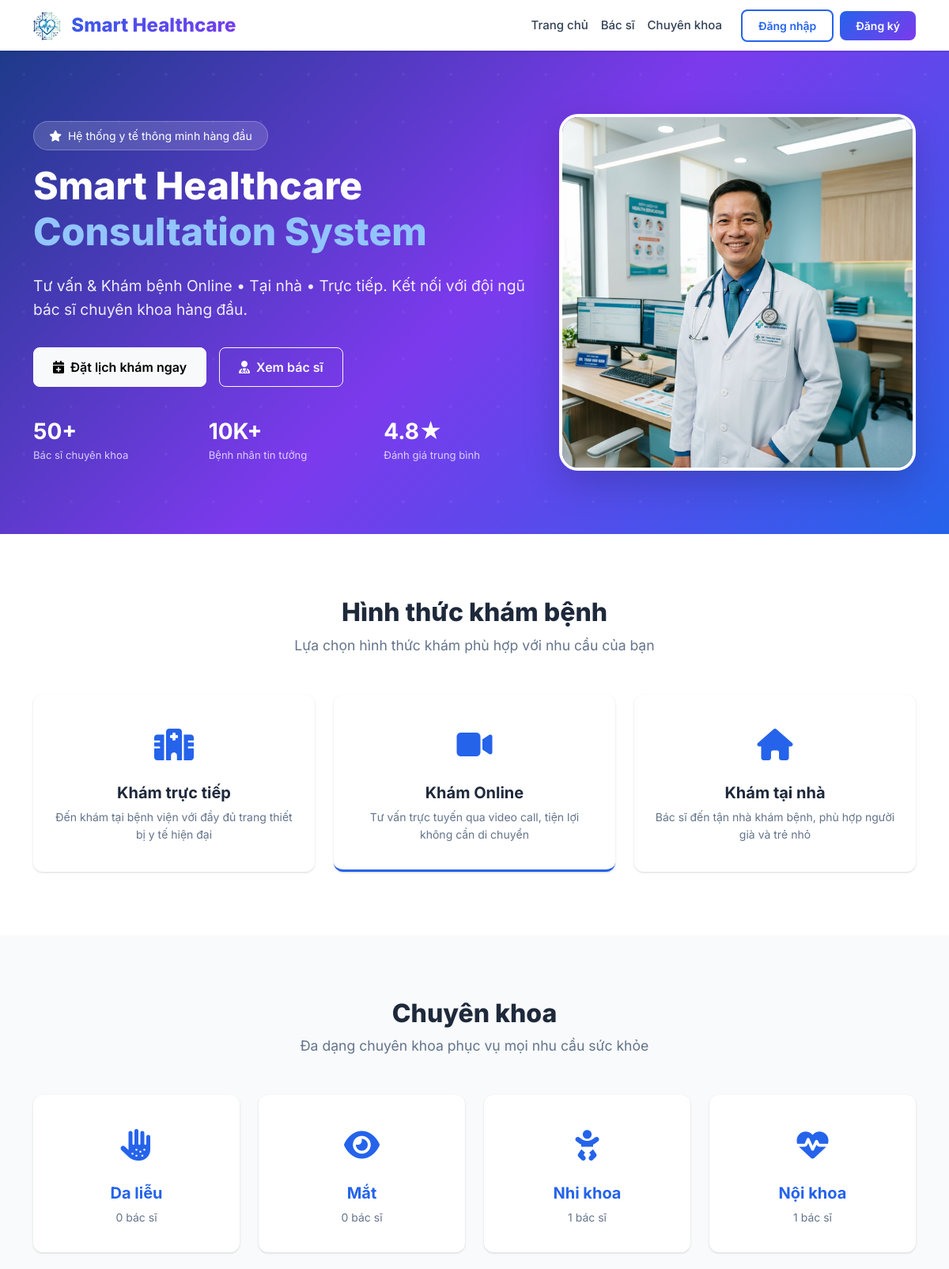
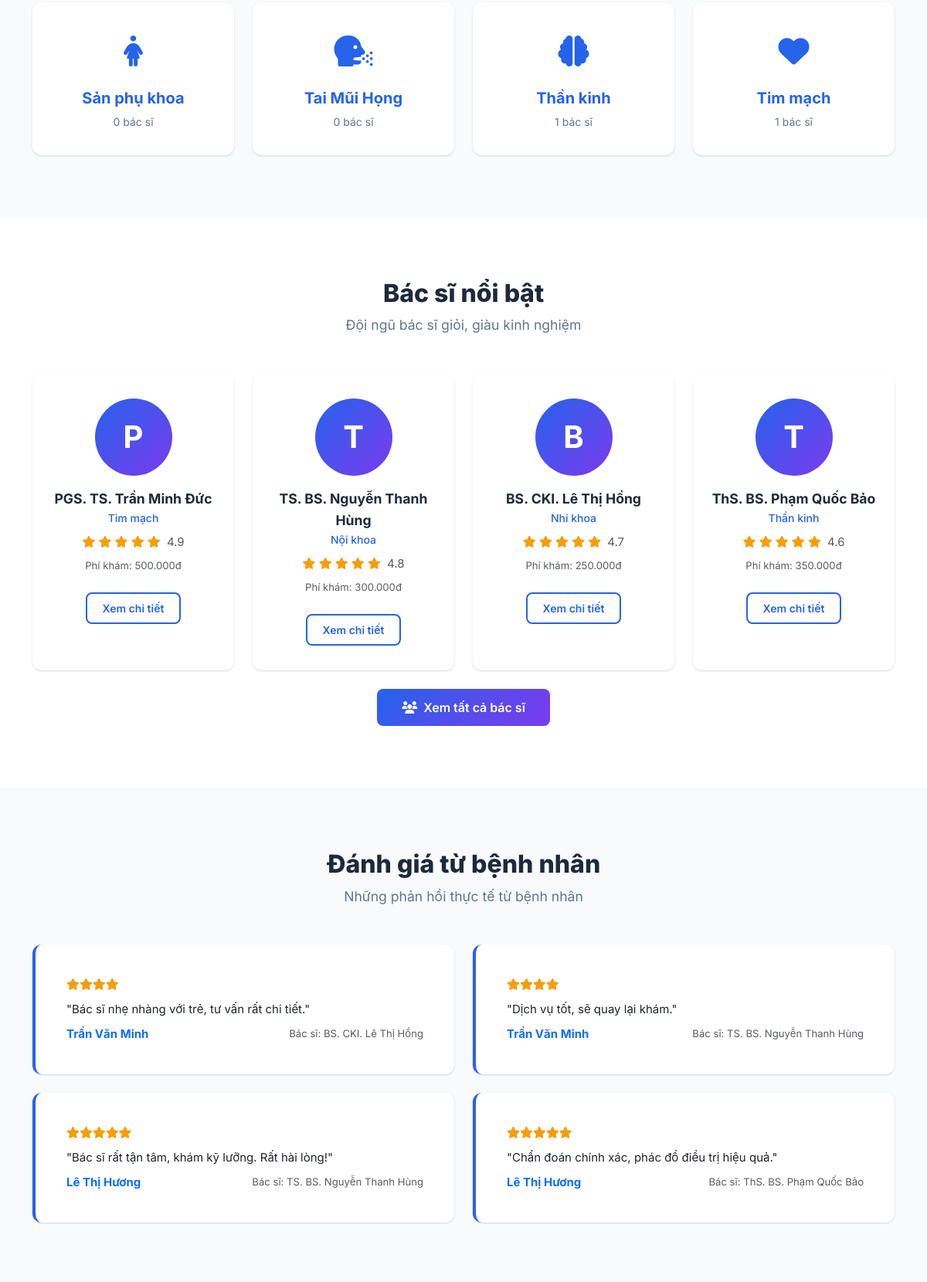
The page / (upper part) on the database its author committed (2 pictures, top to bottom).
### tables this page shows
CREATE TABLE specialties (
    id INT AUTO_INCREMENT PRIMARY KEY,
    name VARCHAR(255) NOT NULL,
    description TEXT DEFAULT NULL,
    icon VARCHAR(100) DEFAULT 'fas fa-stethoscope',
    status ENUM('active','inactive') DEFAULT 'active',
    created_at TIMESTAMP DEFAULT CURRENT_TIMESTAMP,
    updated_at TIMESTAMP DEFAULT CURRENT_TIMESTAMP ON UPDATE CURRENT_TIMESTAMP
);

CREATE TABLE doctors (
    id INT AUTO_INCREMENT PRIMARY KEY,
    user_id INT NOT NULL UNIQUE,
    specialty_id INT DEFAULT NULL,
    qualification VARCHAR(500) DEFAULT NULL,
    experience_years INT DEFAULT 0,
    bio TEXT DEFAULT NULL,
    consultation_fee DECIMAL(12,2) DEFAULT 0.00,
    rating DECIMAL(3,2) DEFAULT 0.00,
    status ENUM('active','inactive') DEFAULT 'active',
    created_at TIMESTAMP DEFAULT CURRENT_TIMESTAMP,
    updated_at TIMESTAMP DEFAULT CURRENT_TIMESTAMP ON UPDATE CURRENT_TIMESTAMP,
    INDEX idx_doctors_specialty (specialty_id),
    FOREIGN KEY (user_id) REFERENCES users(id) ON DELETE CASCADE,
    FOREIGN KEY (specialty_id) REFERENCES specialties(id) ON DELETE SET NULL
);

CREATE TABLE users (
    id INT AUTO_INCREMENT PRIMARY KEY,
    role_id INT NOT NULL,
    email VARCHAR(255) NOT NULL UNIQUE,
    password VARCHAR(255) NOT NULL,
    full_name VARCHAR(255) NOT NULL,
    phone VARCHAR(20) DEFAULT NULL,
    avatar VARCHAR(500) DEFAULT NULL,
    status ENUM('active','inactive','banned') DEFAULT 'active',
    created_at TIMESTAMP DEFAULT CURRENT_TIMESTAMP,
    updated_at TIMESTAMP DEFAULT CURRENT_TIMESTAMP ON UPDATE CURRENT_TIMESTAMP,
    INDEX idx_users_email (email),
    INDEX idx_users_role (role_id),
    INDEX idx_users_status (status),
    FOREIGN KEY (role_id) REFERENCES roles(id) ON DELETE RESTRICT
);

CREATE TABLE reviews (
    id INT AUTO_INCREMENT PRIMARY KEY,
    patient_id INT NOT NULL,
    doctor_id INT NOT NULL,
    appointment_id INT NOT NULL,
    rating TINYINT NOT NULL DEFAULT 5,
    comment TEXT DEFAULT NULL,
    created_at TIMESTAMP DEFAULT CURRENT_TIMESTAMP,
    INDEX idx_review_doctor (doctor_id),
    FOREIGN KEY (patient_id) REFERENCES patients(id) ON DELETE CASCADE,
    FOREIGN KEY (doctor_id) REFERENCES doctors(id) ON DELETE CASCADE,
    FOREIGN KEY (appointment_id) REFERENCES appointments(id) ON DELETE CASCADE
);

### app/controllers/HomeController.php (called while the page is built, shortened)
<?php
class HomeController extends Controller
{
    public function index(): void
    {
        $doctorModel = new Doctor();
        $specialtyModel = new Specialty();
        $reviewModel = new Review();
        $this->view('home/index', [
            'title'       => APP_NAME . ' - ' . APP_DESCRIPTION,
            'doctors'     => $doctorModel->topRated(4),
            'specialties' => $specialtyModel->withDoctorCount(),
            'reviews'     => $reviewModel->latestReviews(4),
        ]);
    }
}

### public/index.php (called while the page is built, shortened)
<?php
require_once dirname(__DIR__) . '/config/app.php';
require_once APP_PATH . '/helpers/functions.php';
$url = isset($_GET['url']) ? rtrim($_GET['url'], '/') : '';
$router = new Router();
$router->dispatch($url);

### app/helpers/functions.php (called while the page is built, shortened)
<?php
function e(?string $value): string
{
    return htmlspecialchars($value ?? '', ENT_QUOTES, 'UTF-8');
}
function url(string $path = ''): string
{
    return BASE_URL . $path;
}
function asset(string $path): string
{
    return BASE_URL . '/assets/' . ltrim($path, '/');
}
function format_money($amount): string
{
    return number_format((float)$amount, 0, ',', '.') . 'đ';
}

### app/core/Model.php (called while the page is built, shortened)
<?php
class Model
{
    protected static ?PDO $db = null;
    public static function setDatabase(PDO $pdo): void
    {
        self::$db = $pdo;
    }
    protected function db(): PDO
    {
        return self::$db;
    }
    public function query(string $sql, array $params = []): array
    {
        $stmt = $this->db()->prepare($sql);
        $stmt->execute($params);
        return $stmt->fetchAll();
    }
}

### app/models/Specialty.php (called while the page is built, shortened)
<?php
class Specialty extends Model
{
    public function withDoctorCount(): array
    {
        return $this->query(
            "SELECT s.*, COUNT(d.id) as doctor_count
             FROM specialties s
             LEFT JOIN doctors d ON s.id = d.specialty_id AND d.status = 'active'
             WHERE s.status = 'active'
             GROUP BY s.id
             ORDER BY s.name ASC"
        );
    }
}

### app/models/Doctor.php (called while the page is built, shortened)
<?php
class Doctor extends Model
{
    public function topRated(int $limit = 4): array
    {
        return $this->query(
            "SELECT d.*, u.full_name, u.avatar, s.name as specialty_name
             FROM doctors d
             JOIN users u ON d.user_id = u.id
             LEFT JOIN specialties s ON d.specialty_id = s.id
             WHERE d.status = 'active'
             ORDER BY d.rating DESC LIMIT {$limit}"
        );
    }
}

### app/models/Review.php (called while the page is built, shortened)
<?php
class Review extends Model
{
    public function latestReviews(int $limit = 5): array
    {
        return $this->query(
            "SELECT r.*, up.full_name as patient_name, ud.full_name as doctor_name
             FROM reviews r
             JOIN patients p ON r.patient_id = p.id JOIN users up ON p.user_id = up.id
             JOIN doctors d ON r.doctor_id = d.id JOIN users ud ON d.user_id = ud.id
             ORDER BY r.created_at DESC LIMIT {$limit}"
        );
    }
}

### app/views/home/index.php (the view, shortened to what this page needs)
<section class="hero-section">
    <div class="container position-relative">
        <div class="row align-items-center">
            <div class="col-lg-7">
                <span class="hero-badge"><i class="fas fa-star me-1"></i> Hệ thống y tế thông minh hàng đầu</span>
                <h1>Smart Healthcare <br><span style="color:#93c5fd">Consultation System</span></h1>
                <p>Tư vấn & Khám bệnh Online • Tại nhà • Trực tiếp. Kết nối với đội ngũ bác sĩ chuyên khoa hàng đầu.</p>
                <div class="d-flex gap-3 flex-wrap">
                    <a href="<?= url('/dang-ky') ?>" class="btn btn-light btn-lg px-4"><i class="fas fa-calendar-plus me-2"></i>Đặt lịch khám ngay</a>
                    <a href="<?= url('/bac-si') ?>" class="btn btn-outline-light btn-lg px-4"><i class="fas fa-user-md me-2"></i>Xem bác sĩ</a>
                </div>
                <div class="row mt-4 pt-3">
                    <div class="col-4">
                        <h3 class="fw-bold mb-0">50+</h3><small class="opacity-75">Bác sĩ chuyên khoa</small>
                    </div>
                    <div class="col-4">
                        <h3 class="fw-bold mb-0">10K+</h3><small class="opacity-75">Bệnh nhân tin tưởng</small>
                    </div>
                    <div class="col-4">
                        <h3 class="fw-bold mb-0">4.8★</h3><small class="opacity-75">Đánh giá trung bình</small>
                    </div>
                </div>
            </div>
            <div class="col-lg-5 d-none d-lg-block">
                <div id="heroCarousel" class="carousel slide carousel-fade" data-bs-ride="carousel">
                    <div class="carousel-inner shadow-lg" style="border-radius: 1.5rem; overflow: hidden; border: 4px solid white;">
                        <div class="carousel-item active" data-bs-interval="4000">
                            <img src="<?= asset('images/hero-slide-1.png') ?>" class="d-block w-100" alt="Khám trực tiếp">
                        </div>
                    </div>
                </div>
            </div>
        </div>
    </div>
</section>
<section class="section bg-white">
    <div class="container">
        <div class="text-center">
            <h2 class="section-title">Hình thức khám bệnh</h2>
            <p class="section-subtitle">Lựa chọn hình thức khám phù hợp với nhu cầu của bạn</p>
        </div>
        <div class="row g-4">
            <div class="col-md-4">
                <div class="specialty-card h-100">
                    <div class="icon"><i class="fas fa-hospital"></i></div>
                    <h5>Khám trực tiếp</h5>
                    <p>Đến khám tại bệnh viện với đầy đủ trang thiết bị y tế hiện đại</p>
                </div>
            </div>
            <div class="col-md-4">
                <div class="specialty-card h-100" style="border-bottom:3px solid var(--primary)">
                    <div class="icon"><i class="fas fa-video"></i></div>
                    <h5>Khám Online</h5>
                    <p>Tư vấn trực tuyến qua video call, tiện lợi không cần di chuyển</p>
                </div>
            </div>
            <div class="col-md-4">
                <div class="specialty-card h-100">
                    <div class="icon"><i class="fas fa-home"></i></div>
                    <h5>Khám tại nhà</h5>
                    <p>Bác sĩ đến tận nhà khám bệnh, phù hợp người già và trẻ nhỏ</p>
                </div>
            </div>
        </div>
    </div>
</section>
<section class="section">
    <div class="container">
        <div class="text-center">
            <h2 class="section-title">Chuyên khoa</h2>
            <p class="section-subtitle">Đa dạng chuyên khoa phục vụ mọi nhu cầu sức khỏe</p>
        </div>
        <div class="row g-4">
            <?php foreach ($specialties as $spec): ?>
            <div class="col-6 col-md-3">
                <a href="<?= url('/bac-si?specialty=' . $spec['id']) ?>" class="text-decoration-none">
                    <div class="specialty-card h-100">
                        <div class="icon"><i class="<?= e($spec['icon']) ?>"></i></div>
                        <h5><?= e($spec['name']) ?></h5>
                        <p><?= $spec['doctor_count'] ?? 0 ?> bác sĩ</p>
                    </div>
                </a>
            </div>
            <?php endforeach; ?>
        </div>
    </div>
</section>
<section class="section bg-white">
    <div class="container">
        <div class="text-center">
            <h2 class="section-title">Bác sĩ nổi bật</h2>
            <p class="section-subtitle">Đội ngũ bác sĩ giỏi, giàu kinh nghiệm</p>
        </div>
        <div class="row g-4">
            <?php foreach ($doctors as $doc): ?>
            <div class="col-md-6 col-lg-3">
                <div class="card card-custom doctor-card h-100">
                    <div class="card-body">
                        <div class="doctor-avatar"><?= mb_substr($doc['full_name'], 0, 1) ?></div>
                        <div class="doctor-name"><?= e($doc['full_name']) ?></div>
                        <div class="doctor-specialty"><?= e($doc['specialty_name'] ?? '') ?></div>
                        <div class="doctor-rating">
                            <?php for ($i = 1; $i <= 5; $i++): ?>
                                <i class="fas fa-star<?= $i <= round($doc['rating']) ? '' : '-half-alt' ?>"></i>
                            <?php endfor; ?>
                            <span class="text-muted ms-1"><?= number_format($doc['rating'], 1) ?></span>
                        </div>
                        <p class="text-muted small mt-2">Phí khám: <?= format_money($doc['consultation_fee']) ?></p>
                        <a href="<?= url('/bac-si/' . $doc['id']) ?>" class="btn btn-outline-primary btn-sm mt-2">Xem chi tiết</a>
                    </div>
                </div>
            </div>
            <?php endforeach; ?>
        </div>
        <div class="text-center mt-4">
            <a href="<?= url('/bac-si') ?>" class="btn btn-gradient btn-lg"><i class="fas fa-users me-2"></i>Xem tất cả bác sĩ</a>
        </div>
    </div>
</section>
<section class="section">
    <div class="container">
        <div class="text-center">
            <h2 class="section-title">Đánh giá từ bệnh nhân</h2>
            <p class="section-subtitle">Những phản hồi thực tế từ bệnh nhân</p>
        </div>
        <div class="row g-4">
            <?php foreach ($reviews as $review): ?>
            <div class="col-md-6">
                <div class="card card-custom review-card h-100">
                    <div class="card-body">
                        <div class="stars mb-2">
                            <?php for ($i = 0; $i < $review['rating']; $i++): ?><i class="fas fa-star"></i><?php endfor; ?>
                        </div>
                        <p class="mb-2">"<?= e($review['comment']) ?>"</p>
                        <div class="d-flex justify-content-between align-items-center">
                            <strong class="text-primary"><?= e($review['patient_name']) ?></strong>
                            <small class="text-muted">Bác sĩ: <?= e($review['doctor_name']) ?></small>
                        </div>
                    </div>
                </div>
            </div>
            <?php endforeach; ?>
        </div>
    </div>
</section>

### app/core/Router.php (shortened to what this page needs)
<?php
class Router
{
    private array $routes = [];
    private function addRoute(string $method, string $uri, string $action): void
    {
        $pattern = preg_replace('/\{([a-zA-Z_]+)\}/', '(?P<$1>[^/]+)', $uri);
        $pattern = '#^' . $pattern . '$#';
        $this->routes[] = [
            'method'  => $method,
            'pattern' => $pattern,
            'action'  => $action,
        ];
    }
    public function dispatch(string $url): void
    {
        foreach ($this->routes as $route) {
            if (preg_match($route['pattern'], $url, $matches)) {
                $params = array_filter($matches, 'is_string', ARRAY_FILTER_USE_KEY);
                [$controllerName, $actionName] = explode('@', $route['action']);
                $controller = new $controllerName();
                call_user_func_array([$controller, $actionName], $params);
                return;
            }
        }
    }
}

### rows shown on the page
specialties: name "Da liễu", doctor_count "0"
specialties: name "Mắt", doctor_count "0"
specialties: name "Nhi khoa", doctor_count "1"
specialties: name "Nội khoa", doctor_count "1"
specialties: name "Sản phụ khoa", doctor_count "0"
specialties: name "Tai Mũi Họng", doctor_count "0"
specialties: name "Thần kinh", doctor_count "1"
specialties: name "Tim mạch", doctor_count "1"
doctors: user.full_name "P", user.full_name "PGS. TS. Trần Minh Đức", specialty.name "Tim mạch", rating "4.9", consultation_fee "500.000đ"
doctors: user.full_name "T", user.full_name "TS. BS. Nguyễn Thanh Hùng", specialty.name "Nội khoa", rating "4.8", consultation_fee "300.000đ"
doctors: user.full_name "B", user.full_name "BS. CKI. Lê Thị Hồng", specialty.name "Nhi khoa", rating "4.7", consultation_fee "250.000đ"
doctors: user.full_name "T", user.full_name "ThS. BS. Phạm Quốc Bảo", specialty.name "Thần kinh", rating "4.6", consultation_fee "350.000đ"
reviews: rating 4 (drawn), comment "Bác sĩ nhẹ nhàng với trẻ, tư vấn rất chi tiết.", users.full_name "Trần Văn Minh", users.full_name "BS. CKI. Lê Thị Hồng"
reviews: rating 4 (drawn), comment "Dịch vụ tốt, sẽ quay lại khám.", users.full_name "Trần Văn Minh", users.full_name "TS. BS. Nguyễn Thanh Hùng"
reviews: rating 5 (drawn), comment "Bác sĩ rất tận tâm, khám kỹ lưỡng. Rất hài lòng!", users.full_name "Lê Thị Hương", users.full_name "TS. BS. Nguyễn Thanh Hùng"
reviews: rating 5 (drawn), comment "Chẩn đoán chính xác, phác đồ điều trị hiệu quả.", users.full_name "Lê Thị Hương", users.full_name "ThS. BS. Phạm Quốc Bảo"
